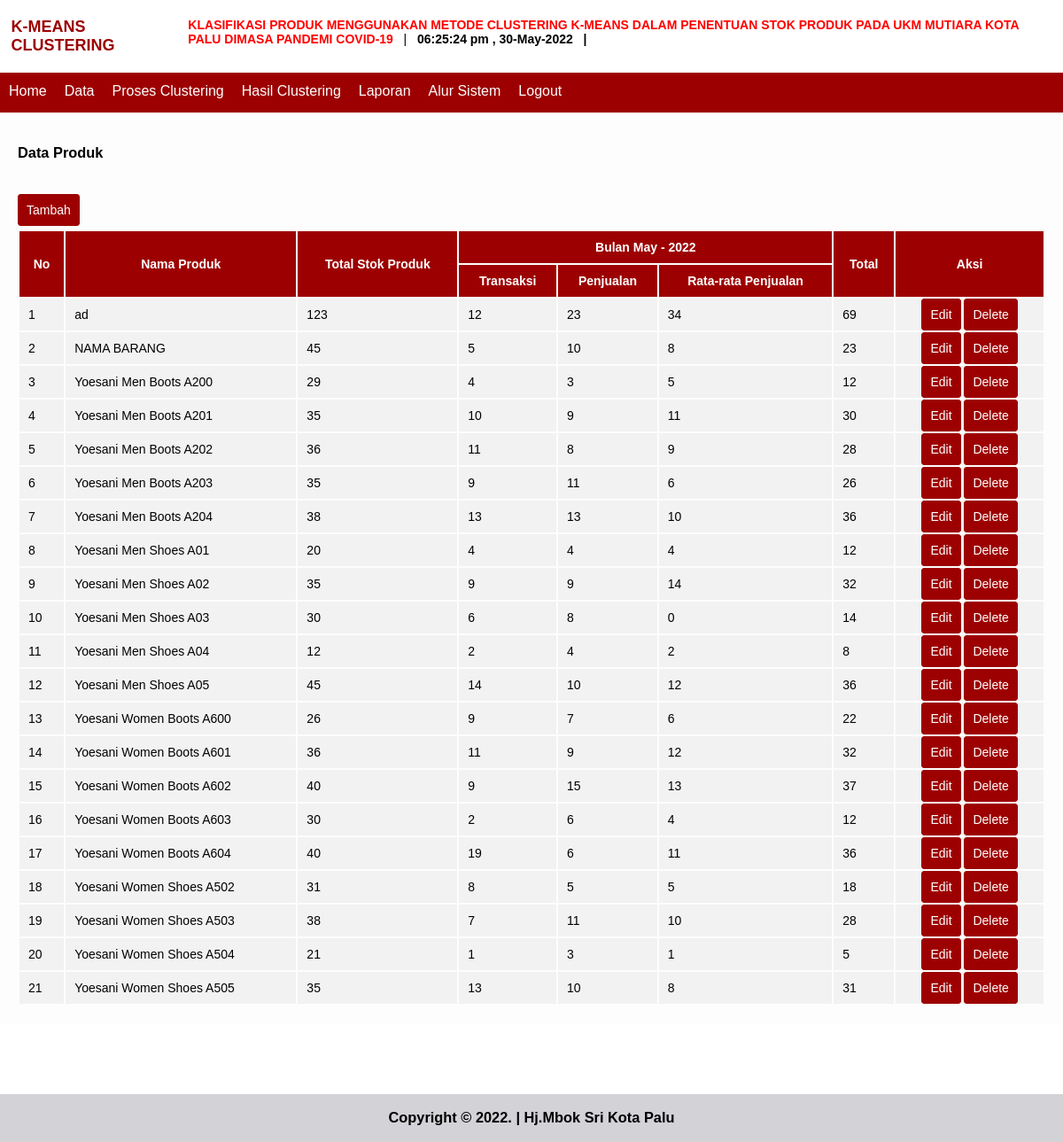
The app's page /index.php?module=data (signed in) with its own data.
### tables this page shows
CREATE TABLE `data` (
  `id` int(11) NOT NULL,
  `nmb` varchar(25) NOT NULL,
  `stok` int(2) NOT NULL,
  `jan` int(2) NOT NULL,
  `feb` int(2) NOT NULL,
  `mar` int(2) NOT NULL
);

### data.php (the view, shortened to what this page needs)
<div class="span12">
          <div class="widget widget-nopad">
<?php
switch(@$_GET['act']){
default:
?>
<div class="widget-header"> <i class="icon-list-alt"></i>
              <h3> Data Produk</h3>
            </div>
            <div class="widget-content">
              <div class="widget big-stats-container">
<br/><p><a href='?module=data&act=tambah' class='btn btn-more'><span class='icon-plus'>Tambah</span></a></p>
				<div class="shortcuts">
				<table class="table table-striped table-bordered table-hover">
				<thead>
                    <tr>
						<th rowspan=2>No</th>
                        <th rowspan=2>Nama Produk</th>
                        <th rowspan=2>Total Stok Produk</th>
                        <th colspan=3><center>Bulan <?php echo date('M - Y') ?></center></th>
                        <th rowspan=2>Total</th>
                        <th rowspan=2>Aksi</th>
                    </tr>
					<tr>
						<th>Transaksi</th>
						<th>Penjualan</th>
						<th>Rata-rata Penjualan</th>
					</tr>
                </thead>
				<tbody>
				<?php
				$no=1;
				$q=mysql_query("select * from data order by nmb asc");
				while($r=mysql_fetch_array($q)){
				$sub=$r['jan']+$r['feb']+$r['mar'];
				echo"
				<tr>
					<td>$no</td>
					<td>$r[nmb]</td>
					<td>$r[stok]</td>
					<td>$r[jan]</td>
					<td>$r[feb]</td>
					<td>$r[mar]</td>
					<td>$sub</td>
					<td align='center'>
						<a href='?module=data&act=edit&id=$r[id]' class='btn btn-xs btn-more'>Edit</a>
						<a href='?module=data&act=hapus&id=$r[id]' class='btn btn-xs btn-more' onclick=\"return confirm('yakin data dihappus...???')\">Delete</a>
					</td>
				</tr>
				";
				$no++;
				}
				?>
				</tbody>
			</table>
				</div>
              </div>
            </div>
<?php
break;
?>
<?php
}
?>
          </div>
        </div>

### style.css (style rules this page uses)
body { font-family:"Arial"; font-size:14px; padding-left:0px; padding-right:0px; width:100%; padding-top:0px; margin:0px; }
table { width:100%; }
th { text-align:center; padding:10px; background-color:#9D0000; color:#FFFFFF; font-family:Arial; font-size:14px; }
td { padding:10px; background-color:#F2F2F2; font-size:14px; }
a { color:#9D0000; text-decoration:none; }
.btn { font-family:Arial; font-size:14px; padding:9px 9px; text-align:center; cursor:pointer; border:1px solid transparent; border-radius:4px; width:auto; }
.btn-more { color:#FFFFFF; background-color:#9D0000; border-color:#9D0000; }

### records on screen
data: nmb "ad", stok "123", jan "12", feb "23", mar "34", sub "69"
data: nmb "NAMA BARANG", stok "45", jan "5", feb "10", mar "8", sub "23"
data: nmb "Yoesani Men Boots A200", stok "29", jan "4", feb "3", mar "5", sub "12"
data: nmb "Yoesani Men Boots A201", stok "35", jan "10", feb "9", mar "11", sub "30"
data: nmb "Yoesani Men Boots A202", stok "36", jan "11", feb "8", mar "9", sub "28"
data: nmb "Yoesani Men Boots A203", stok "35", jan "9", feb "11", mar "6", sub "26"
data: nmb "Yoesani Men Boots A204", stok "38", jan "13", feb "13", mar "10", sub "36"
data: nmb "Yoesani Men Shoes A01", stok "20", jan "4", feb "4", mar "4", sub "12"
data: nmb "Yoesani Men Shoes A02", stok "35", jan "9", feb "9", mar "14", sub "32"
data: nmb "Yoesani Men Shoes A03", stok "30", jan "6", feb "8", mar "0", sub "14"
data: nmb "Yoesani Men Shoes A04", stok "12", jan "2", feb "4", mar "2", sub "8"
data: nmb "Yoesani Men Shoes A05", stok "45", jan "14", feb "10", mar "12", sub "36"
data: nmb "Yoesani Women Boots A600", stok "26", jan "9", feb "7", mar "6", sub "22"
data: nmb "Yoesani Women Boots A601", stok "36", jan "11", feb "9", mar "12", sub "32"
data: nmb "Yoesani Women Boots A602", stok "40", jan "9", feb "15", mar "13", sub "37"
data: nmb "Yoesani Women Boots A603", stok "30", jan "2", feb "6", mar "4", sub "12"
data: nmb "Yoesani Women Boots A604", stok "40", jan "19", feb "6", mar "11", sub "36"
data: nmb "Yoesani Women Shoes A502", stok "31", jan "8", feb "5", mar "5", sub "18"
data: nmb "Yoesani Women Shoes A503", stok "38", jan "7", feb "11", mar "10", sub "28"
data: nmb "Yoesani Women Shoes A504", stok "21", jan "1", feb "3", mar "1", sub "5"
data: nmb "Yoesani Women Shoes A505", stok "35", jan "13", feb "10", mar "8", sub "31"
